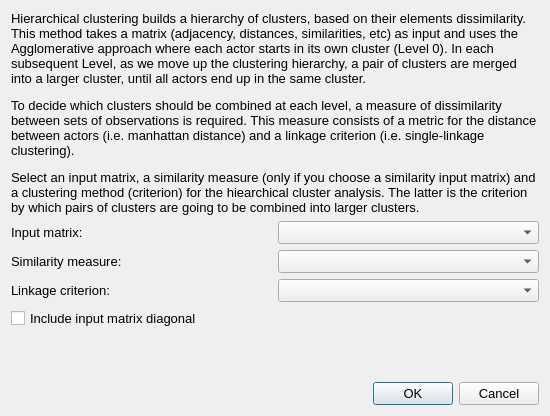
<?xml version="1.0" encoding="UTF-8"?>
<ui version="4.0">
 <class>DialogClusteringHierarchical</class>
 <widget class="QDialog" name="DialogClusteringHierarchical">
  <property name="enabled">
   <bool>true</bool>
  </property>
  <property name="geometry">
   <rect>
    <x>0</x>
    <y>0</y>
    <width>550</width>
    <height>416</height>
   </rect>
  </property>
  <property name="sizePolicy">
   <sizepolicy hsizetype="MinimumExpanding" vsizetype="MinimumExpanding">
    <horstretch>0</horstretch>
    <verstretch>0</verstretch>
   </sizepolicy>
  </property>
  <property name="minimumSize">
   <size>
    <width>550</width>
    <height>410</height>
   </size>
  </property>
  <property name="maximumSize">
   <size>
    <width>600</width>
    <height>600</height>
   </size>
  </property>
  <property name="font">
   <font>
    <pointsize>10</pointsize>
   </font>
  </property>
  <property name="windowTitle">
   <string>Hierarchical Clustering</string>
  </property>
  <layout class="QFormLayout" name="formLayout">
   <item row="0" column="0" colspan="2">
    <widget class="QLabel" name="description">
     <property name="sizePolicy">
      <sizepolicy hsizetype="MinimumExpanding" vsizetype="MinimumExpanding">
       <horstretch>0</horstretch>
       <verstretch>0</verstretch>
      </sizepolicy>
     </property>
     <property name="minimumSize">
      <size>
       <width>400</width>
       <height>150</height>
      </size>
     </property>
     <property name="text">
      <string>&lt;html&gt;&lt;head/&gt;&lt;body&gt;&lt;p&gt;Hierarchical clustering builds a hierarchy of clusters, based on their elements dissimilarity. This method takes a matrix (adjacency, distances, similarities, etc) as input and uses the Agglomerative approach where each actor starts in its own cluster (Level 0). In each subsequent Level, as we move up the clustering hierarchy, a pair of clusters are merged into a larger cluster, until all actors end up in the same cluster. &lt;/p&gt;&lt;p&gt;To decide which clusters should be combined at each level, a measure of dissimilarity between sets of observations is required. This measure consists of a metric for the distance between actors (i.e. manhattan distance) and a linkage criterion (i.e. single-linkage clustering). &lt;/p&gt;&lt;p&gt;Select an input matrix, a similarity measure (only if you choose a similarity input matrix) and a clustering method (criterion) for the hiearchical cluster analysis. The latter is the criterion by which pairs of clusters are going to be combined into larger clusters. &lt;/p&gt;&lt;/body&gt;&lt;/html&gt;</string>
     </property>
     <property name="textFormat">
      <enum>Qt::RichText</enum>
     </property>
     <property name="wordWrap">
      <bool>true</bool>
     </property>
    </widget>
   </item>
   <item row="2" column="0" colspan="2">
    <layout class="QHBoxLayout" name="horizontalLayout">
     <item>
      <widget class="QLabel" name="label_2">
       <property name="text">
        <string>Input matrix:</string>
       </property>
      </widget>
     </item>
     <item>
      <widget class="QComboBox" name="matrixSelect">
       <property name="minimumSize">
        <size>
         <width>200</width>
         <height>0</height>
        </size>
       </property>
       <property name="focusPolicy">
        <enum>Qt::StrongFocus</enum>
       </property>
       <property name="toolTip">
        <string>&lt;html&gt;&lt;head/&gt;&lt;body&gt;&lt;p&gt;&lt;span style=&quot; font-weight:600;&quot;&gt;Adjacency:&lt;/span&gt; Use the active network's adjacency matrix as input to hierarchical clustering.&lt;/p&gt;&lt;p&gt;&lt;span style=&quot; font-weight:600;&quot;&gt;Distances:&lt;/span&gt; Use the active network's geodedic distances matrix as input. &lt;/p&gt;&lt;p&gt;&lt;span style=&quot; font-weight:600;&quot;&gt;Similarity of Adjacency&lt;/span&gt;: Use a pair-wise actor Similarity matrix derived from the Adjacency matrix. If you select this, you also need to select a similarity measure below. &lt;/p&gt;&lt;p&gt;&lt;span style=&quot; font-weight:600;&quot;&gt;Similarity of Distances&lt;/span&gt;: Use a pair-wise actor Similarity matrix derived from their Distances matrix. If you select this, you also need to select a similarity measure below. &lt;/p&gt;&lt;/body&gt;&lt;/html&gt;</string>
       </property>
      </widget>
     </item>
    </layout>
   </item>
   <item row="3" column="0" colspan="2">
    <layout class="QHBoxLayout" name="horizontalLayout_3">
     <item>
      <widget class="QLabel" name="label_4">
       <property name="text">
        <string>Similarity measure:</string>
       </property>
      </widget>
     </item>
     <item>
      <widget class="QComboBox" name="similarityMeasureSelect">
       <property name="minimumSize">
        <size>
         <width>200</width>
         <height>0</height>
        </size>
       </property>
       <property name="focusPolicy">
        <enum>Qt::StrongFocus</enum>
       </property>
       <property name="toolTip">
        <string>&lt;html&gt;&lt;head/&gt;&lt;body&gt;&lt;p&gt;Supported similarity methods (needed only if you chose Similarity matrix above):&lt;/p&gt;&lt;p&gt;&lt;span style=&quot; font-weight:600;&quot;&gt;Exact Matching&lt;/span&gt;: The ratio of exact tie or distance matches (present or absent) between each pair of actors to their overall ties to all actors. &lt;/p&gt;&lt;p&gt;&lt;span style=&quot; font-weight:600;&quot;&gt;Positive Matches (Jaccard/Co-citation)&lt;/span&gt;: The ratio of same ties/distances reported by pairs of actors to the total number of ties reported. Does not count absent ties.&lt;/p&gt;&lt;p&gt;&lt;span style=&quot; font-weight:600;&quot;&gt;Hamming distance&lt;/span&gt;: The number of ties/distances to other actors which differ between each pair of actors.&lt;/p&gt;&lt;p&gt;&lt;span style=&quot; font-weight:600;&quot;&gt;Cosine similarity&lt;/span&gt;: The dot product of tie/distance vectors of each pair of actors divided by the magnitude of these vectors. &lt;br/&gt;&lt;/p&gt;&lt;/body&gt;&lt;/html&gt;</string>
       </property>
      </widget>
     </item>
    </layout>
   </item>
   <item row="4" column="0" colspan="2">
    <layout class="QHBoxLayout" name="horizontalLayout_2">
     <item>
      <widget class="QLabel" name="label_3">
       <property name="text">
        <string>Linkage criterion:</string>
       </property>
      </widget>
     </item>
     <item>
      <widget class="QComboBox" name="linkageCriterionSelect">
       <property name="minimumSize">
        <size>
         <width>200</width>
         <height>0</height>
        </size>
       </property>
       <property name="focusPolicy">
        <enum>Qt::StrongFocus</enum>
       </property>
       <property name="toolTip">
        <string>&lt;html&gt;&lt;head/&gt;&lt;body&gt;&lt;p&gt;&lt;span style=&quot; font-weight:600;&quot;&gt;Single-linkage (minimum)&lt;/span&gt;:  The distance between two clusters will be determined by a single element pair, namely those two elements (one in each cluster) that have the shortest distance between them. In each step, the clusters that have the shortest distance will be merged. &lt;/p&gt;&lt;p&gt;&lt;br/&gt;&lt;/p&gt;&lt;p&gt;&lt;span style=&quot; font-weight:600;&quot;&gt;Complete-linkage (maximum)&lt;/span&gt;: The distance between two clusters will be determined any two elements (one in each cluster) that have the longest distance between them. &lt;/p&gt;&lt;p&gt;&lt;br/&gt;&lt;/p&gt;&lt;p&gt;&lt;span style=&quot; font-weight:600;&quot;&gt;Average-linkage (UPGMA)&lt;/span&gt;: The distance between two clusters A and B is equal to the average of distances between all pairs of elements in A and B. &lt;/p&gt;&lt;p&gt;&lt;br/&gt;&lt;/p&gt;&lt;/body&gt;&lt;/html&gt;</string>
       </property>
      </widget>
     </item>
    </layout>
   </item>
   <item row="5" column="0">
    <widget class="QCheckBox" name="diagonalCheckBox">
     <property name="statusTip">
      <string>Enable to include matrix diagonal in calculations</string>
     </property>
     <property name="text">
      <string>Include input matrix diagonal</string>
     </property>
    </widget>
   </item>
   <item row="6" column="1">
    <spacer name="verticalSpacer">
     <property name="orientation">
      <enum>Qt::Vertical</enum>
     </property>
     <property name="sizeHint" stdset="0">
      <size>
       <width>20</width>
       <height>40</height>
      </size>
     </property>
    </spacer>
   </item>
   <item row="7" column="1">
    <widget class="QDialogButtonBox" name="buttonBox">
     <property name="font">
      <font>
       <pointsize>10</pointsize>
      </font>
     </property>
     <property name="orientation">
      <enum>Qt::Horizontal</enum>
     </property>
     <property name="standardButtons">
      <set>QDialogButtonBox::Cancel|QDialogButtonBox::Ok</set>
     </property>
    </widget>
   </item>
  </layout>
 </widget>
 <resources/>
 <connections/>
</ui>
